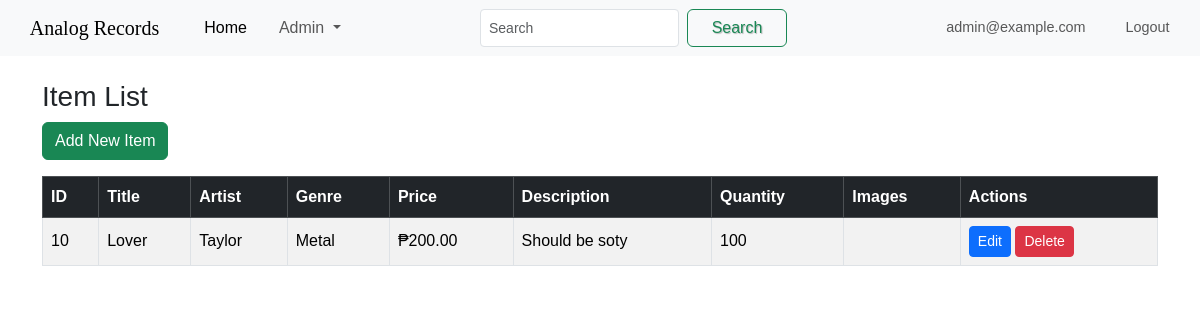
Page /item/index.php (signed in) on the committed database.
### tables this page shows
CREATE TABLE `item` (
  `item_id` int(11) NOT NULL,
  `title` varchar(100) NOT NULL,
  `artist` varchar(100) DEFAULT NULL,
  `genre` varchar(50) DEFAULT NULL,
  `price` decimal(10,2) NOT NULL,
  `description` varchar(100) DEFAULT NULL,
  `quantity` int(11) NOT NULL
);

### item/index.php (the view, shortened to what this page needs)
<?php
include("../includes/config.php");
include("../includes/header.php");
?>
<body>
<div class="container mt-4">
    <h3>Item List</h3>
    <a href="store.php" class="btn btn-success mb-3">Add New Item</a>
    <?php
    $sql_items = "SELECT * FROM item ORDER BY item_id DESC";
    $result_items = mysqli_query($conn, $sql_items);
    if (mysqli_num_rows($result_items) > 0) {
        echo "<table class='table table-bordered table-striped align-middle'>";
        echo "<thead class='table-dark'>
                <tr>
                    <th>ID</th>
                    <th>Title</th>
                    <th>Artist</th>
                    <th>Genre</th>
                    <th>Price</th>
                    <th>Description</th>
                    <th>Quantity</th>
                    <th>Images</th>
                    <th>Actions</th>
                </tr>
              </thead><tbody>";
        while ($row = mysqli_fetch_assoc($result_items)) {
            echo "<tr>";
            echo "<td>" . htmlspecialchars($row['item_id']) . "</td>";
            echo "<td>" . htmlspecialchars($row['title']) . "</td>";
            echo "<td>" . htmlspecialchars($row['artist']) . "</td>";
            echo "<td>" . htmlspecialchars($row['genre']) . "</td>";
            echo "<td>₱" . number_format($row['price'], 2) . "</td>";
            echo "<td>" . htmlspecialchars($row['description']) . "</td>";
            echo "<td>" . htmlspecialchars($row['quantity']) . "</td>";
            echo "<td>";
            echo "</td>";
            echo "<td>
                    <a href='update.php?id=" . $row['item_id'] . "' class='btn btn-sm btn-primary'>Edit</a>
                    <a href='delete.php?id=" . $row['item_id'] . "' class='btn btn-sm btn-danger'
                       onclick='return confirm(\"Are you sure you want to delete this item?\")'>Delete</a>
                  </td>";
            echo "</tr>";
        }
        echo "</tbody></table>";
    } else {
        echo "<div class='alert alert-info'>No items found.</div>";
    }
    ?>
</div>
</body>
</html>

### includes/style/style.css (style rules this page uses)
body { margin: 0px; padding: 0px; font-family: "Arial", Helvetica, sans-serif; }

### rows in the picture
item: item_id "10", title "Lover", artist "Taylor", genre "Metal", price "200.00", description "Should be soty", quantity "100"

### other values in the picture
$_SESSION['email'] "admin@example.com"
